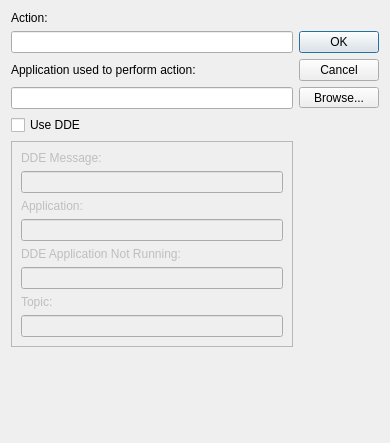
<?xml version="1.0" encoding="UTF-8"?>
<ui version="4.0">
 <class>NewActionDialog</class>
 <widget class="QDialog" name="NewActionDialog">
  <property name="geometry">
   <rect>
    <x>0</x>
    <y>0</y>
    <width>389</width>
    <height>443</height>
   </rect>
  </property>
  <property name="windowTitle">
   <string>Dialog</string>
  </property>
  <layout class="QGridLayout" name="gridLayout_2">
   <item row="0" column="0">
    <widget class="QLabel" name="actionLabel">
     <property name="text">
      <string>Action:</string>
     </property>
     <property name="buddy">
      <cstring>actionLineEdit</cstring>
     </property>
    </widget>
   </item>
   <item row="1" column="0">
    <widget class="QLineEdit" name="actionLineEdit"/>
   </item>
   <item row="1" column="1" rowspan="2">
    <widget class="QDialogButtonBox" name="buttonBox">
     <property name="orientation">
      <enum>Qt::Vertical</enum>
     </property>
     <property name="standardButtons">
      <set>QDialogButtonBox::Cancel|QDialogButtonBox::Ok</set>
     </property>
    </widget>
   </item>
   <item row="2" column="0">
    <widget class="QLabel" name="appLabel">
     <property name="text">
      <string>Application used to perform action:</string>
     </property>
     <property name="buddy">
      <cstring>appLineEdit</cstring>
     </property>
    </widget>
   </item>
   <item row="3" column="0">
    <widget class="QLineEdit" name="appLineEdit"/>
   </item>
   <item row="3" column="1">
    <widget class="QToolButton" name="toolButton">
     <property name="maximumSize">
      <size>
       <width>80</width>
       <height>16777215</height>
      </size>
     </property>
     <property name="text">
      <string>Browse...</string>
     </property>
    </widget>
   </item>
   <item row="4" column="0">
    <widget class="QCheckBox" name="ddeCheckBox">
     <property name="text">
      <string>Use DDE</string>
     </property>
    </widget>
   </item>
   <item row="5" column="0">
    <widget class="QFrame" name="frame">
     <property name="enabled">
      <bool>false</bool>
     </property>
     <property name="frameShape">
      <enum>QFrame::StyledPanel</enum>
     </property>
     <property name="frameShadow">
      <enum>QFrame::Raised</enum>
     </property>
     <layout class="QGridLayout" name="gridLayout">
      <item row="0" column="0">
       <widget class="QLabel" name="ddemessageLabel">
        <property name="text">
         <string>DDE Message:</string>
        </property>
        <property name="buddy">
         <cstring>ddemessageLineEdit</cstring>
        </property>
       </widget>
      </item>
      <item row="1" column="0">
       <widget class="QLineEdit" name="ddemessageLineEdit"/>
      </item>
      <item row="2" column="0">
       <widget class="QLabel" name="appddeLabel">
        <property name="text">
         <string>Application:</string>
        </property>
        <property name="buddy">
         <cstring>appddeLineEdit</cstring>
        </property>
       </widget>
      </item>
      <item row="3" column="0">
       <widget class="QLineEdit" name="appddeLineEdit"/>
      </item>
      <item row="4" column="0">
       <widget class="QLabel" name="notrunLabel">
        <property name="text">
         <string>DDE Application Not Running:</string>
        </property>
        <property name="buddy">
         <cstring>norrunlineEdit</cstring>
        </property>
       </widget>
      </item>
      <item row="5" column="0">
       <widget class="QLineEdit" name="norrunlineEdit"/>
      </item>
      <item row="6" column="0">
       <widget class="QLabel" name="topicLabel">
        <property name="text">
         <string>Topic:</string>
        </property>
        <property name="buddy">
         <cstring>topicLineEdit</cstring>
        </property>
       </widget>
      </item>
      <item row="7" column="0">
       <widget class="QLineEdit" name="topicLineEdit"/>
      </item>
     </layout>
    </widget>
   </item>
   <item row="6" column="0" colspan="2">
    <spacer name="verticalSpacer">
     <property name="orientation">
      <enum>Qt::Vertical</enum>
     </property>
     <property name="sizeType">
      <enum>QSizePolicy::Expanding</enum>
     </property>
     <property name="sizeHint" stdset="0">
      <size>
       <width>368</width>
       <height>41</height>
      </size>
     </property>
    </spacer>
   </item>
  </layout>
 </widget>
 <tabstops>
  <tabstop>actionLineEdit</tabstop>
  <tabstop>appLineEdit</tabstop>
  <tabstop>toolButton</tabstop>
  <tabstop>ddeCheckBox</tabstop>
  <tabstop>ddemessageLineEdit</tabstop>
  <tabstop>appddeLineEdit</tabstop>
  <tabstop>norrunlineEdit</tabstop>
  <tabstop>topicLineEdit</tabstop>
 </tabstops>
 <resources/>
 <connections>
  <connection>
   <sender>buttonBox</sender>
   <signal>accepted()</signal>
   <receiver>NewActionDialog</receiver>
   <slot>accept()</slot>
   <hints>
    <hint type="sourcelabel">
     <x>300</x>
     <y>87</y>
    </hint>
    <hint type="destinationlabel">
     <x>157</x>
     <y>274</y>
    </hint>
   </hints>
  </connection>
  <connection>
   <sender>buttonBox</sender>
   <signal>rejected()</signal>
   <receiver>NewActionDialog</receiver>
   <slot>reject()</slot>
   <hints>
    <hint type="sourcelabel">
     <x>326</x>
     <y>87</y>
    </hint>
    <hint type="destinationlabel">
     <x>286</x>
     <y>274</y>
    </hint>
   </hints>
  </connection>
  <connection>
   <sender>ddeCheckBox</sender>
   <signal>toggled(bool)</signal>
   <receiver>frame</receiver>
   <slot>setEnabled(bool)</slot>
   <hints>
    <hint type="sourcelabel">
     <x>151</x>
     <y>136</y>
    </hint>
    <hint type="destinationlabel">
     <x>151</x>
     <y>268</y>
    </hint>
   </hints>
  </connection>
 </connections>
</ui>
